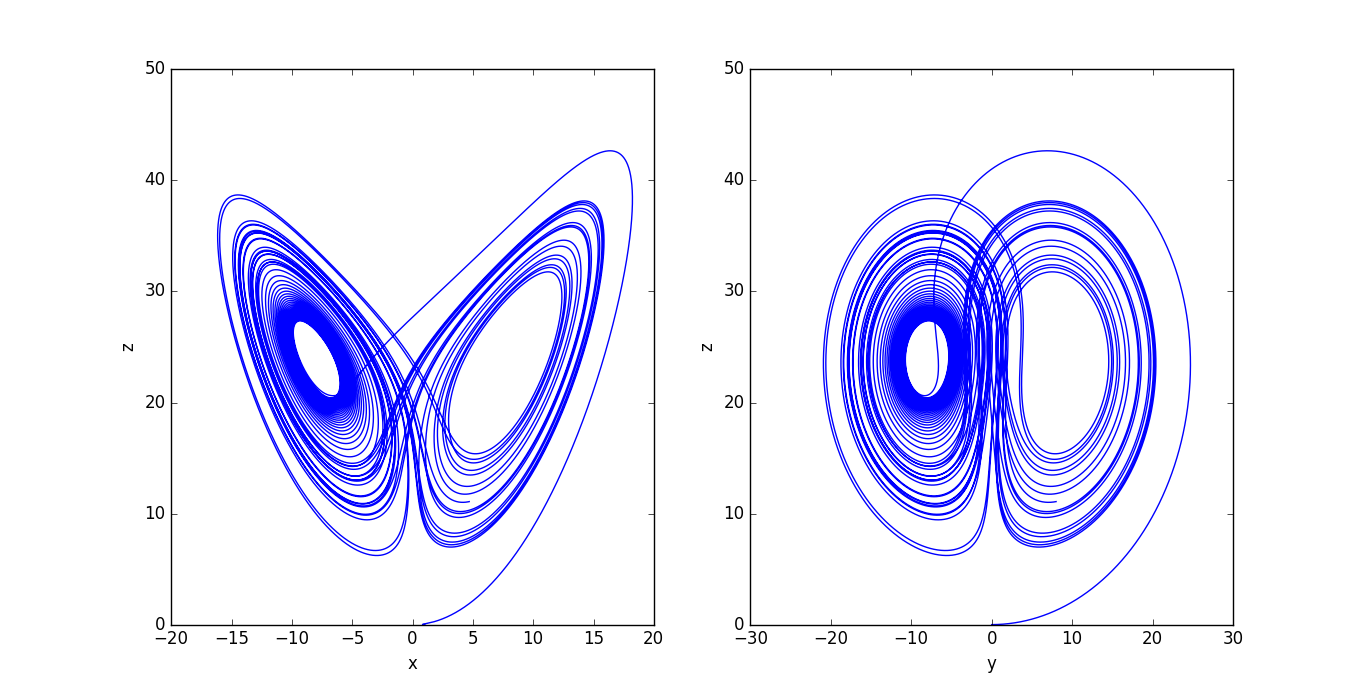

Here is the Python script that generated this plot:
import math
x = []
y = []
z = []
sigma = 10
b = 8./3
r = 25
x.append(1)
y.append(0)
z.append(0)
dt = 0.0001
for i in range(int(500000)): # up to 10^6
	tmp1 = x[i]+sigma*(y[i]-x[i])*dt
	tmp2 = y[i]-x[i]*z[i]*dt+r*x[i]*dt-y[i]*dt
	tmp3 = z[i]+x[i]*y[i]*dt-b*z[i]*dt
	x.append(tmp1)
	y.append(tmp2)
	z.append(tmp3)
from pylab import *
figure(figsize=(15,10),dpi=100)
title('Lorenz model')
subplot(121)
ylabel('z')
xlabel('x')
xlim(-20,20)
ylim(0,50)
plot(x,z,c='blue')
subplot(122)
ylabel('z')
xlabel('y')
xlim(-30,30)
ylim(0,50)
plot(y,z,c='blue')
show()
